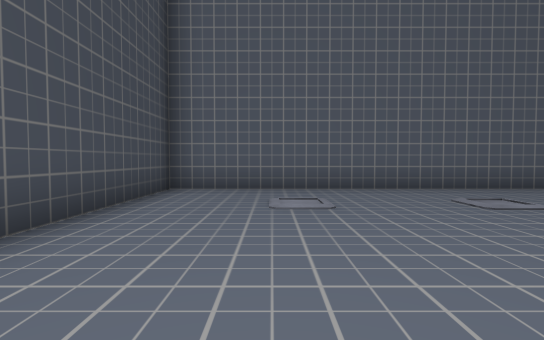
[1] (above)

16 first-person views from a walk through a Unity game level. The camera is 1.3 m above the floor, tilts 2° down and sees 85° across. Doors are open. The floor is counted in squares, 2 m on a side. Each view is taken from the middle of a square. On the plan, view 1 faces up. The plan holds only what a view shows up to about 9 squares ahead; the rest is blank. The place goes on beyond the plan. The player is left out. Some surface patterns are stand-ins.

[2]
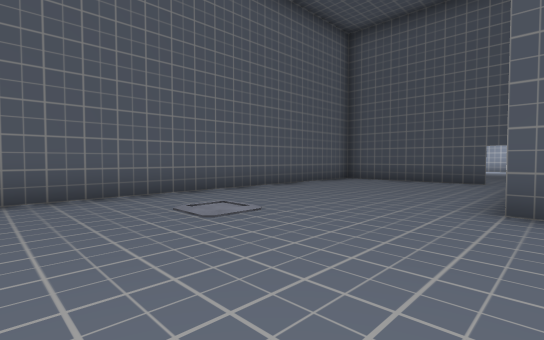

[3]
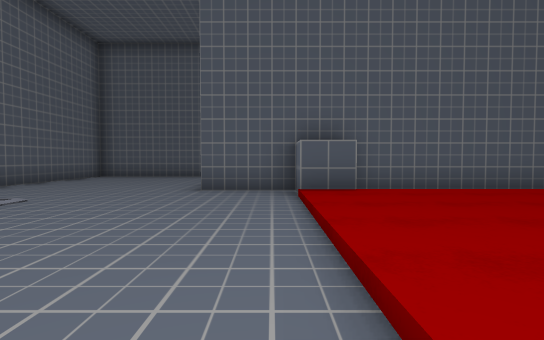

[4]
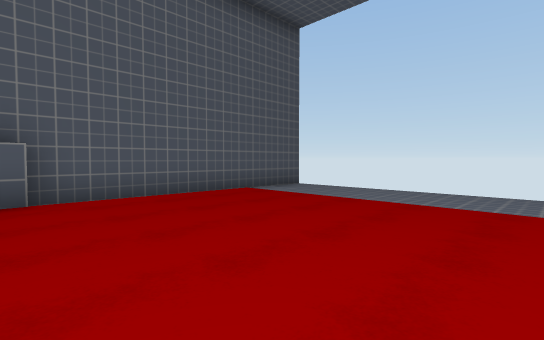

[5]
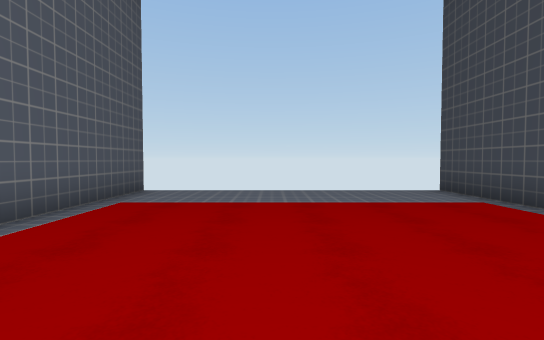

[6]
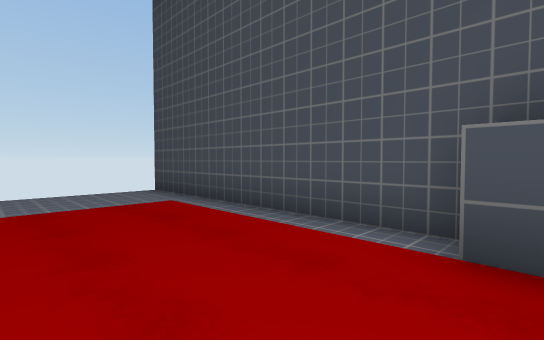

[7]
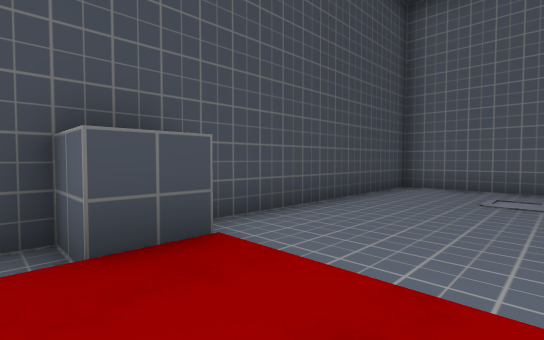

[8]
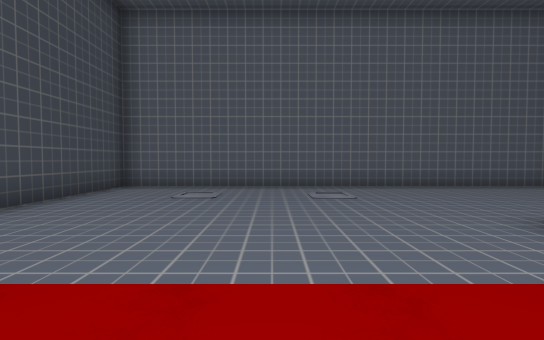

[9]
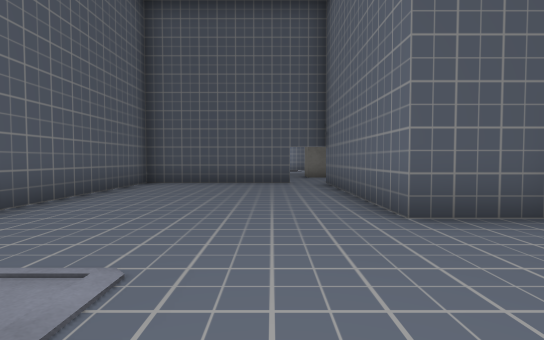

[10]
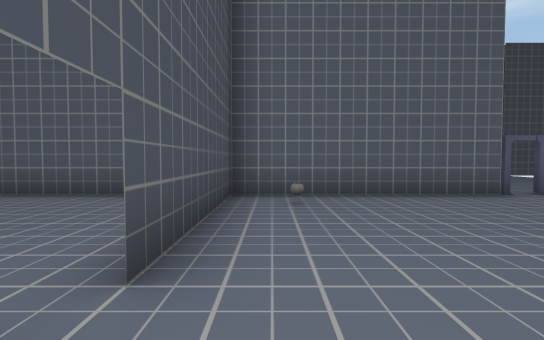

[11]
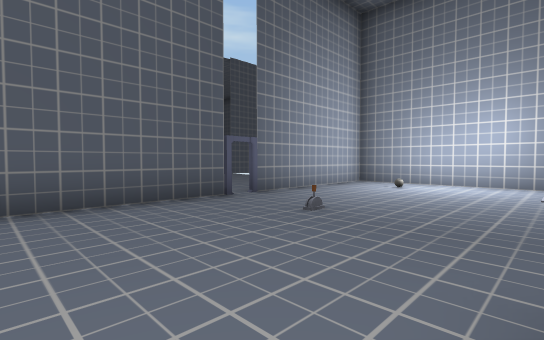

[12]
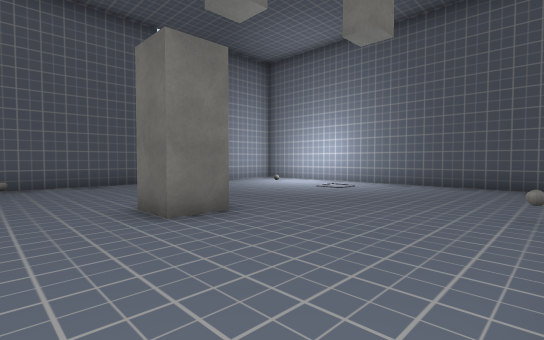

[13]
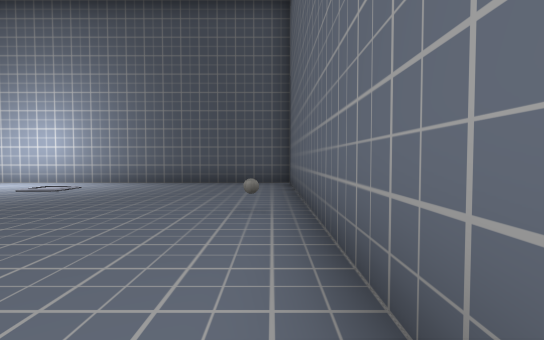

[14]
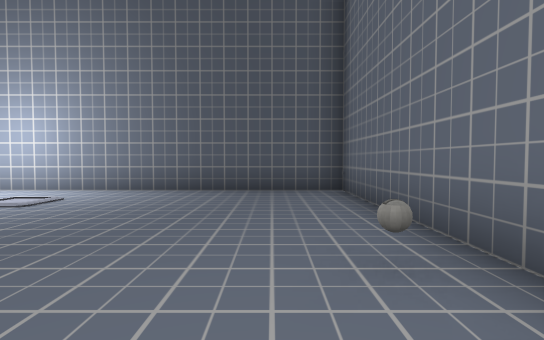

[15]
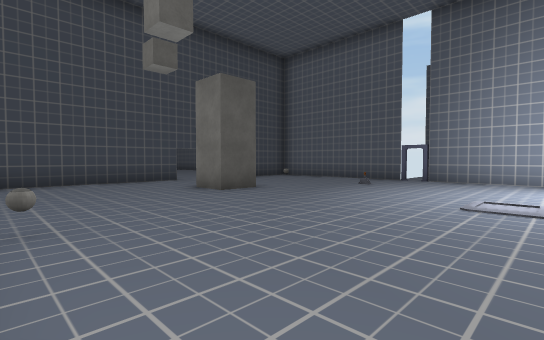

[16]
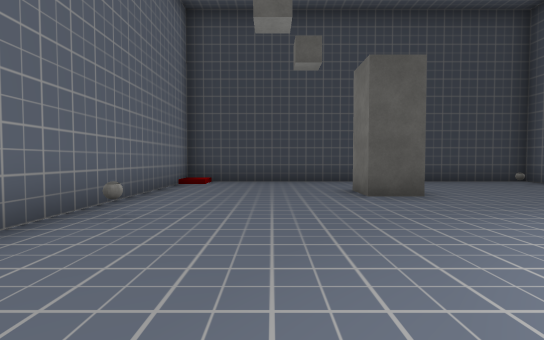

### Floor plan
Key: @ floor where view 1 was taken; # wall or solid block; . main floor; : floor 0.25 m higher than the main floor; / step, stairs or slope; D open door; = window, fence, low wall or low ledge; O other object.
Columns run from 3 left of view 1 to 21 right of it. Each row starts with its distance up from view 1.
  7 ###################D#####
  6 #............#.....D....#
  5 #............#O.........#
  4 #..O..O......#..........#
  3 #............#..........#
  2 #............D........O.#
  1 #........#####..#.......#
  0 #..@.....#   #..........#
 -1  O/:::::O    #..........#
 -2 #./::::: #   #..........#
 -3 #./::::: #   #/....O....#
 -4 #./:::::.=    ###########
 -5 #./:::::.=
 -6 #........=
 -7 #........#
 -8 #........#
 -9 #        #

Positions as (right, up) in squares from view 1, and headings:
1: (0, 0), facing up
2: (1, 1), facing up-right
3: (-1, 0), facing right
4: (-1, -1), facing down-right
5: (2, -1), facing down
6: (1, -1), facing down-left
7: (1, -2), facing up-left
8: (2, -2), facing up
9: (2, 3), facing right
10: (11, 1), facing up
11: (12, 2), facing up-right
12: (11, -3), facing up-right
13: (12, -3), facing right
14: (14, -2), facing right
15: (19, -3), facing up-left
16: (19, -1), facing left
